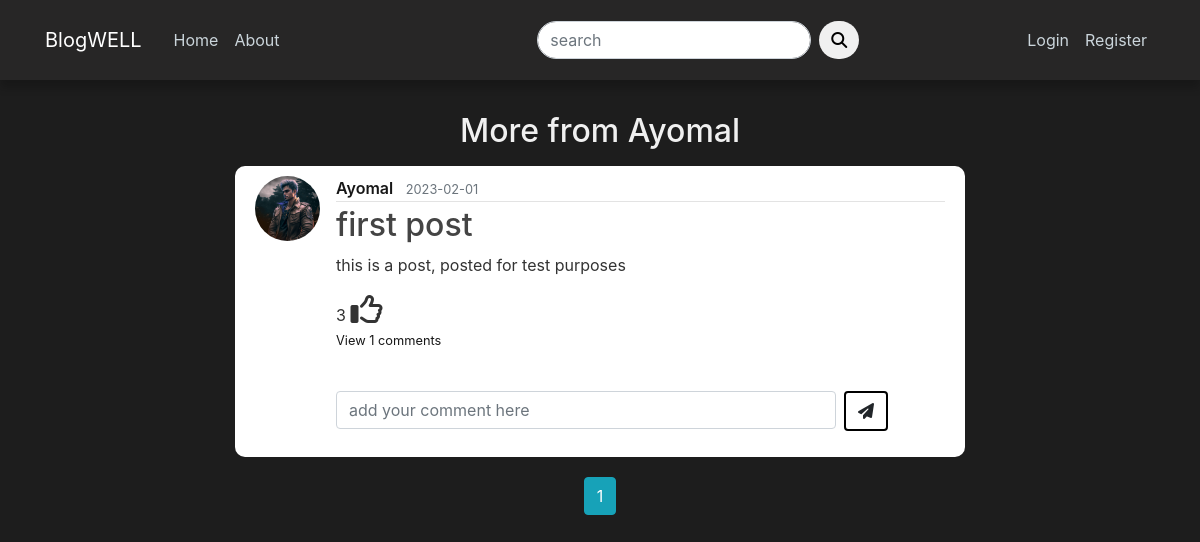
The page /user/Ayomal on the database as committed earlier.
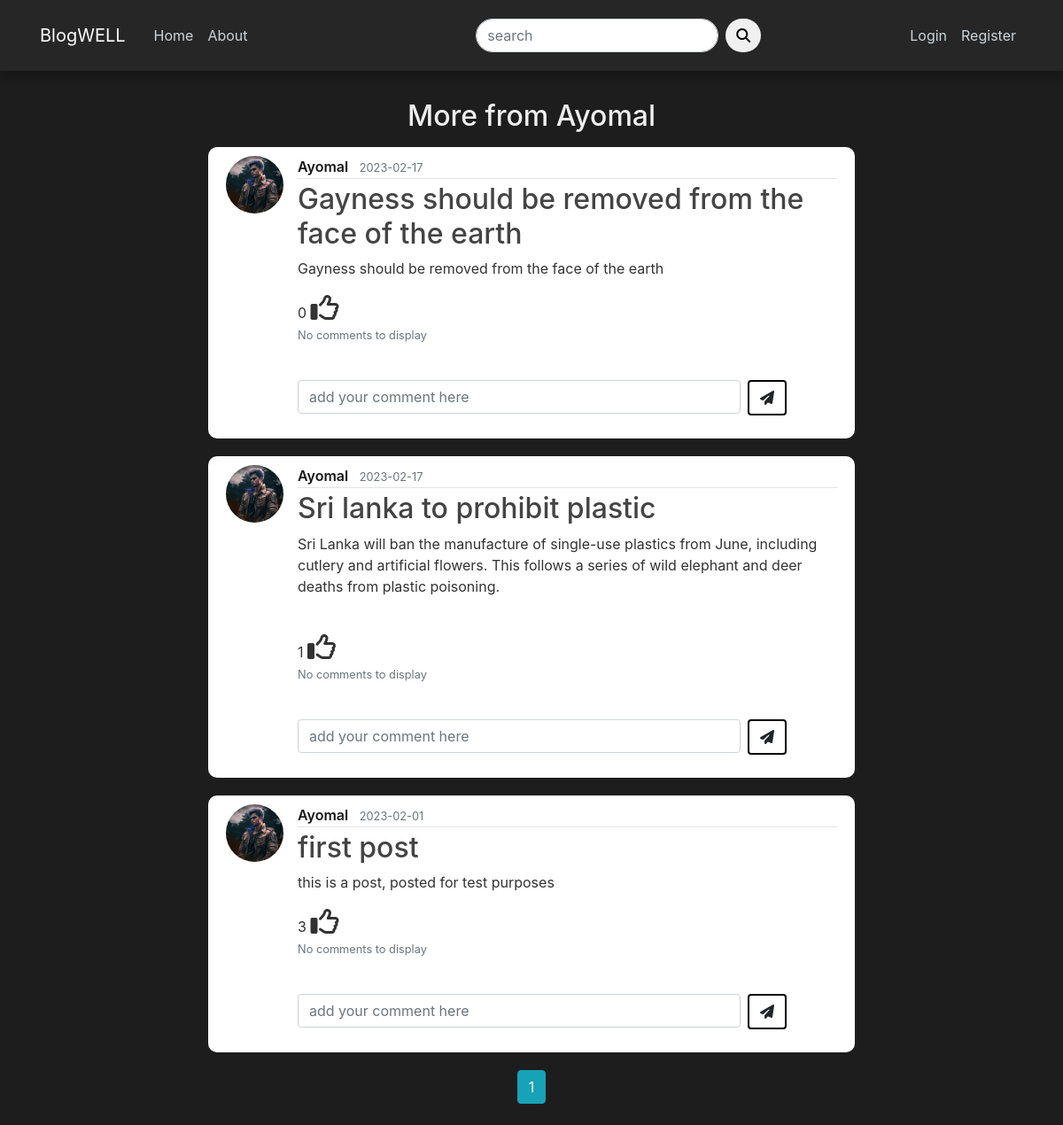
The same page on the database as committed later.
### blog/models.py (models this page shows, shortened)
class User(db.Model, UserMixin):
    id = db.Column(db.Integer, primary_key=True)
    username = db.Column(db.String(20), unique=True, nullable=False)
    email = db.Column(db.String(120), unique=True, nullable=False)
    image_file = db.Column(db.String(20), nullable=False, default='default.jpg')
    password = db.Column(db.String(60), nullable=False)
    posts = db.relationship('Post', backref='author', lazy=True, cascade="all, delete")
    comments = db.relationship('Comment', backref='author', lazy=True, cascade="all, delete")
    is_admin = db.Column(db.Boolean, default=False)
    likes = db.relationship('Like', backref='author', lazy=True, cascade="all, delete")
    reports = db.relationship('Reports', backref='author', lazy=True, cascade="all, delete")

class Post(db.Model):
    __table_args__ = (CheckConstraint('hate_percentage >= 0.0 and hate_percentage <= 1.0'),)
    id = db.Column(db.Integer, primary_key=True)
    title = db.Column(db.String(100), nullable=False)
    date_posted = db.Column(db.DateTime, nullable=False, default=datetime.utcnow)
    content = db.Column(db.Text, nullable=False)
    post_image = db.Column(db.String(200), nullable=True)
    user_id = db.Column(db.Integer, db.ForeignKey('user.id'), nullable=False)
    comments = db.relationship('Comment', backref='post', lazy=True, cascade="all, delete")
    likes = db.relationship('Like', backref='Post', lazy=True, cascade="all, delete")
    hate_percentage = db.Column(db.Float, nullable=False, server_default='0.0')
    reports = db.relationship('Reports', backref='Post', lazy=True, cascade="all, delete")

### blog/users/routes.py (the view)
@users.route("/user/<string:username>")
def user_posts(username):
    page = request.args.get('page', 1, type=int)
    user = User.query.filter_by(username=username).first_or_404()
    posts = Post.query.filter_by(author=user)\
        .order_by(Post.date_posted.desc())\
        .paginate(page=page, per_page=5)#pagination and post order
    return render_template('user_posts.html', posts=posts, user=user)

### blog/users/forms.py
class SearchForm(FlaskForm):
    searched = StringField('search', validators=[DataRequired()])
    submit = SubmitField('Submit')

### blog/users/routes.py (called while the page is built)
@app.context_processor
def home():
    form = SearchForm()
    return dict(form=form)

### blog/templates/user_posts.html (shortened to what this page needs)
{% extends "layout.html" %}
{% block content %}
    <h2 class="title mb-3" style="text-align: center;">More from {{user.username}}</h2>
    {% for post in posts.items %}
        <article class="media content-section">
            <img src="{{ url_for('static', filename='profile_pics/' + post.author.image_file)}}" class="rounded-circle article-img" alt="">
            <div class="media-body">
                <div class="article-metadata">
                    <a class="mr-2 uname" href="{{url_for('users.user_posts', username=post.author.username )}}">{{ post.author.username }}</a>
                    <small class="text-muted">{{ post.date_posted.strftime('%Y-%m-%d') }}</small>
                </div>
                <h2><a class="article-title" href="{{ url_for('posts.post', post_id=post.id)}}">{{ post.title }}</a></h2>
                {% if post.post_image %}
                    <div><p class="article-content">{{ post.content }}</p></div>
                    <div class="post-pic"><img src="{{url_for('static', filename = 'post_images/' + post.post_image)}}" alt="" height="auto" width="500px"></div>
                {% else %}
                    <div><p class="article-content">{{ post.content }}</p></div>
                {% endif %}
                <div>
                    <span id="likes-count-{{post.id}}">{{post.likes|length}}</span>
                    {% if current_user in post.likes|map(attribute="author")|list %}
                        <i class="fa-solid fa-thumbs-up fa-2x" id="likes-button-{{post.id}}" onclick="like({{post.id}})"></i></a>
                    {% else %}
                        <i class="fa-regular fa-thumbs-up fa-2x" id="likes-button-{{post.id}}" onclick="like({{post.id}})"></i></a>
                    {% endif %}
                </div>
                <p class="card-text">
                    {% if post.comments|length > 0 %}
                    <a data-toggle="collapse" href="#comments-{{post.id}}" role="button" aria-expanded="false">
                        <small>View {{post.comments|length }} comments</small>
                    </a>
                    {% else%}
                    <small class="text-muted">No comments to display</small>
                    {% endif %}
                </p>
                <br>
                <form action="/comment/{{post.id}}" class="input-group mb-3" method="POST">
                    <div class="mr-2">
                        <input type="text" name="text" id="text" class="form-control" placeholder="add your comment here" style="width: 500px;"/>
                    </div>
                    <div>
                        <button type="submit" class="btn btn-rounded" style="border: 2px solid black;"><i class="fa-solid fa-paper-plane"></i></button>
                    </div>
                </form>
            </div>
        </article>
    {% endfor %}
        <div class="pagi_btn text-center">
            {% for page_num in posts.iter_pages(left_edge=1, right_edge=1, left_current=1, right_current=2) %}
                {% if page_num %}
                    {% if posts.page == page_num %}
                        <a href="{{ url_for('users.user_posts', username=user.username, page=page_num )}}" class="btn btn-info mb-4">{{ page_num }}</a>
                    {% else %}
                        <a href="{{ url_for('users.user_posts', username=user.username, page=page_num )}}" class="btn btn-outline-info mb-4">{{ page_num }}</a>
                    {% endif %}
                {% endif %}
            {% endfor %}
        </div>
{% endblock content %}

### blog/templates/layout.html (shortened to what this page needs)
<!DOCTYPE html>
<html lang="en">
<head>
     <link rel="stylesheet" href="https://cdn.jsdelivr.net/npm/bootstrap@4.3.1/dist/css/bootstrap.min.css">
     <link rel="stylesheet" type="text/css" href="{{ url_for('static', filename='main.css') }}">
     <link rel="stylesheet" href="https://cdnjs.cloudflare.com/ajax/libs/font-awesome/6.2.0/css/all.min.css" />
</head>
<body>
    <header class="site-header">
        <nav class="navbar navbar-expand-md navbar-dark bg-steel fixed-top">
          <div class="container">
            <a class="navbar-brand mr-4" href="/home">BlogWELL</a>
            <div class="collapse navbar-collapse" id="navbarToggle">
              <div class="navbar-nav mr-auto">
                {% if current_user.is_admin == True %}
                  <a class="nav-item nav-link" href="{{url_for('main.home')}}">Home</a>
                  <a class="nav-item nav-link" href="{{url_for('main.about')}}">About</a>
                  <a class="nav-item nav-link" href="/admin">Admin</a>
                {% else %}
                  <a class="nav-item nav-link" href="{{url_for('main.home')}}">Home</a>
                  <a class="nav-item nav-link" href="{{url_for('main.about')}}">About</a>
                {% endif %}
              </div>
              <form action="{{ url_for('users.search') }}" method="POST">
                <div class="input-group">
                  <div class="form-outline">
                    <input type="search" name="searched" id="form1" class="form-control" placeholder="search" />
                  </div>
                  <button type="submit" class="btn btn-primary btn-search">
                    <i class="fas fa-search"></i>
                  </button>
                </div>
              </form>
              <div class="navbar-nav">
                {% if current_user.is_authenticated %}
                  <a class="nav-item nav-link" href="{{url_for('posts.new_post')}}">New Post</a>
                  <a class="nav-item nav-link" href="{{url_for('users.account')}}">Account</a>
                  <a class="nav-item nav-link" href="{{url_for('users.logout')}}">Logout</a>
                {% else %}
                  <a class="nav-item nav-link" href="{{url_for('users.login')}}">Login</a>
                  <a class="nav-item nav-link" href="{{url_for('users.register')}}">Register</a>
                {% endif %}
              </div>
            </div>
          </div>
        </nav>
      </header>
      <main role="main" class="container">
        <div class="row">
          <div class="col-md-8 mx-auto">
            {% block content %}{% endblock %}
          </div>
          </div>
      </main>
</body>
</html>

### blog/static/main.css (style rules this page uses)
body { background: #1d1d1d; color: #333333; margin-top: 7rem; }
h1, h2, h3, h4, h5, h6 { color: #444444; }
a { color: rgb(23, 23, 23); }
.uname { font-weight: 600; }
.title { color: #f0f0f0; }
.bg-steel { background-color: #272626; }
.navbar { height: 5rem; box-shadow: 0 8px 8px 0 rgba(0,0,0,.2); }
.site-header .navbar-nav .nav-link { color: #cbd5db; width: max-content; }
.site-header form { margin-left: 5rem; margin-right: 10rem; }
.site-header .input-group .form-outline .form-control { border-radius: 5rem; }
.site-header .input-group button { margin-left: 0.5rem; background-color: #f0f0f0; border: none; color: #000000; border-radius: 5rem; }
.content-section { background: #ffffff; padding: 10px 20px; border-radius: 10px; margin-bottom: 20px; }
.article-title { color: #444444; }
.article-content { white-space: pre-line; }
.article-img { height: 65px; width: 65px; margin-right: 16px; }
.article-metadata { padding-bottom: 1px; margin-bottom: 4px; border-bottom: 1px solid #e3e3e3 }
.fa-thumbs-up { cursor: pointer; }

Rows that differ between the two databases and show on the page:
added Post: image_file (picture), author.username "Ayomal", date_posted "2023-02-17", title "Gayness should be removed from the face of the earth", content "Gayness should be removed from the face of the earth", likes|length "0", shows "No comments to display"
added Post: image_file (picture), author.username "Ayomal", date_posted "2023-02-17", title "Sri lanka to prohibit plastic", content "Sri Lanka will ban the manufacture of single-use plastics from June, including cutlery and artificial flowers. This follows a series of wild elephant and deer deaths from plastic poisoning.", likes|length "1", shows "No comments to display"
shown differently, row unchanged: Post "first post": comments|length "1" → (not shown); text "View comments" → "No comments to display"
